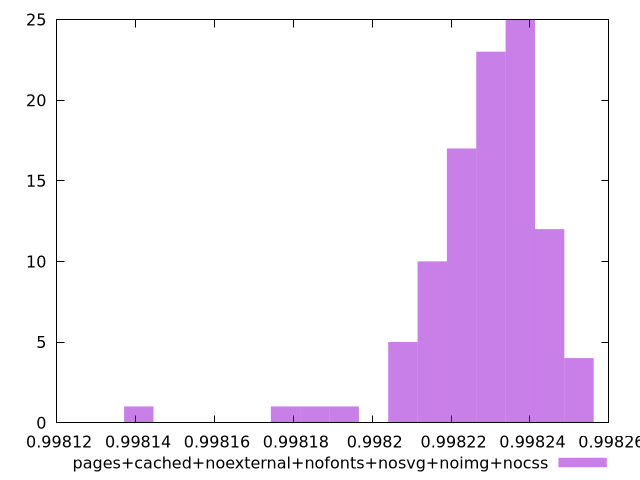

Generate this figure with gnuplot:
$_pagesCachedNoexternalNofontsNosvgNoimgNocss <<EOF
0.99823754354581 25
0.998230104559719 23
0.9982077876014461 5
0.998215226587537 10
0.998222665573628 17
0.9982449825319009 12
0.9981929096292642 1
0.9981780316570823 1
0.9981408367266275 1
0.9982524215179919 4
0.9981854706431732 1
EOF
set key outside below
set terminal pngcairo
set output "report_00004_2020-11-02T20-21-41.718Z/first-cpu-idle/pages+cached+noexternal+nofonts+nosvg+noimg+nocss//hist.png"
set yrange [0:25]
set boxwidth 0.000007438986090959162
set style fill transparent solid 0.5 noborder
plot $_pagesCachedNoexternalNofontsNosvgNoimgNocss title "pages+cached+noexternal+nofonts+nosvg+noimg+nocss" with boxes ,
